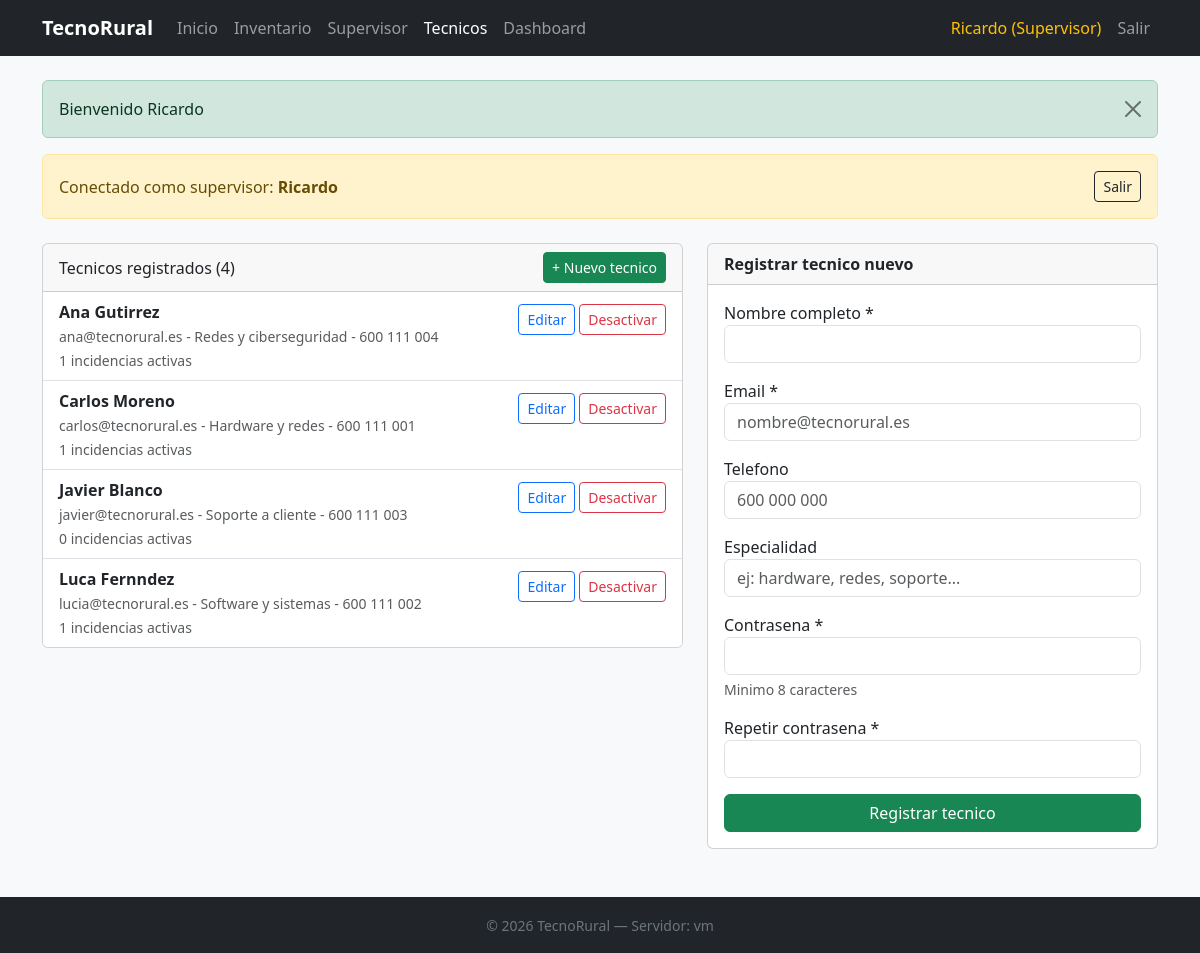
Screenshot of /tecnorural/registro_tecnico.php (signed in) with the database file from the repository.
### tables this page shows
CREATE TABLE IF NOT EXISTS tecnico (
 id INT AUTO_INCREMENT PRIMARY KEY,
 nombre VARCHAR(100) NOT NULL,
 email VARCHAR(100) UNIQUE,
 telefono VARCHAR(20),
 especialidad VARCHAR(100),
 activo TINYINT(1) DEFAULT 1,
 created_at DATETIME DEFAULT CURRENT_TIMESTAMP
);

### tecnorural/registro_tecnico.php (the view, shortened to what this page needs)
<?php
include 'includes/layout.php';
$conn = getDB();
$nombre_supervisor = $_SESSION['supervisor_nombre'];
$tecnicos = $conn->query("
    SELECT t.*,
        (SELECT COUNT(*) FROM incidencia i WHERE i.id_tecnico=t.id AND i.estado IN ('asignada','en_proceso')) as incidencias_activas
    FROM tecnico t
    ORDER BY t.activo DESC, t.nombre
")->fetchAll();
$editando = null;
?>
<div class="container">
<div class="alert alert-warning d-flex justify-content-between align-items-center mb-4">
    <span>Conectado como supervisor: <strong><?php echo htmlspecialchars($nombre_supervisor) ?></strong></span>
    <a href="/logout.php" class="btn btn-sm btn-outline-dark">Salir</a>
</div>
<div class="row g-4">
    <div class="col-md-7">
        <div class="card">
            <div class="card-header d-flex justify-content-between align-items-center">
                <span>Tecnicos registrados (<?php echo count($tecnicos) ?>)</span>
                <a href="/registro_tecnico.php" class="btn btn-sm btn-success">+ Nuevo tecnico</a>
            </div>
            <ul class="list-group list-group-flush">
            <?php foreach($tecnicos as $t) { ?>
                <li class="list-group-item <?php echo !$t['activo'] ? 'text-muted' : '' ?>">
                    <div class="d-flex justify-content-between align-items-start">
                        <div>
                            <strong><?php echo htmlspecialchars($t['nombre']) ?></strong>
                            <br>
                            <small class="text-muted">
                                <?php echo htmlspecialchars($t['email']) ?>
                                <?php if($t['especialidad']) echo ' - ' . htmlspecialchars($t['especialidad']) ?>
                                <?php if($t['telefono']) echo ' - ' . htmlspecialchars($t['telefono']) ?>
                            </small>
                            <br>
                            <small class="text-muted"><?php echo $t['incidencias_activas'] ?> incidencias activas</small>
                        </div>
                        <div class="d-flex gap-1 mt-1">
                            <a href="?editar=<?php echo $t['id'] ?>" class="btn btn-sm btn-outline-primary">Editar</a>
                            <?php if($t['activo']) { ?>
                            <a href="?desactivar=<?php echo $t['id'] ?>" class="btn btn-sm btn-outline-danger"
                               onclick="return confirm('Desactivar a <?php echo addslashes($t['nombre']) ?>?')">
                                Desactivar
                            </a>
                            <?php } else { ?>
                            <a href="?activar=<?php echo $t['id'] ?>" class="btn btn-sm btn-outline-success">Activar</a>
                            <?php } ?>
                        </div>
                    </div>
                </li>
            <?php }  ?>
            </ul>
        </div>
    </div>
    <div class="col-md-5">
        <div class="card">
            <div class="card-header fw-bold">
                <?php echo $editando ? 'Editar tecnico' : 'Registrar tecnico nuevo' ?>
            </div>
            <div class="card-body">
                <?php if($editando) { ?>
                <form method="POST">
                    <input type="hidden" name="id" value="<?php echo $editando['id'] ?>">
                    <div class="mb-3">
                        <label>Nombre *</label>
                        <input type="text" name="nombre" class="form-control" required
                               value="<?php echo htmlspecialchars($editando['nombre']) ?>">
                    </div>
                    <div class="mb-3">
                        <label>Email *</label>
                        <input type="email" name="email" class="form-control" required
                               value="<?php echo htmlspecialchars($editando['email']) ?>">
                    </div>
                    <div class="mb-3">
                        <label>Telefono</label>
                        <input type="text" name="telefono" class="form-control"
                               value="<?php echo htmlspecialchars($editando['telefono'] ?? '') ?>">
                    </div>
                    <div class="mb-3">
                        <label>Especialidad</label>
                        <input type="text" name="especialidad" class="form-control"
                               value="<?php echo htmlspecialchars($editando['especialidad'] ?? '') ?>">
                    </div>
                    <div class="mb-3">
                        <label>Nueva contrasena</label>
                        <input type="password" name="password" class="form-control">
                        <div class="form-text">Dejalo vacio si no quieres cambiarla</div>
                    </div>
                    <div class="mb-3">
                        <label>Repetir contrasena</label>
                        <input type="password" name="password2" class="form-control">
                    </div>
                    <div class="form-check mb-3">
                        <input type="checkbox" name="activo" class="form-check-input" id="cb_activo" value="1"
                               <?php echo $editando['activo'] ? 'checked' : '' ?>>
                        <label class="form-check-label" for="cb_activo">Tecnico activo</label>
                    </div>
                    <div class="d-flex gap-2">
                        <button type="submit" name="editar_tecnico" class="btn btn-success">Guardar cambios</button>
                        <a href="/registro_tecnico.php" class="btn btn-secondary">Cancelar</a>
                    </div>
                </form>
                <?php } else { ?>
                <form method="POST">
                    <div class="mb-3">
                        <label>Nombre completo *</label>
                        <input type="text" name="nombre" class="form-control" required autofocus>
                    </div>
                    <div class="mb-3">
                        <label>Email *</label>
                        <input type="email" name="email" class="form-control" required
                               placeholder="nombre@tecnorural.es">
                    </div>
                    <div class="mb-3">
                        <label>Telefono</label>
                        <input type="text" name="telefono" class="form-control" placeholder="600 000 000">
                    </div>
                    <div class="mb-3">
                        <label>Especialidad</label>
                        <input type="text" name="especialidad" class="form-control"
                               placeholder="ej: hardware, redes, soporte...">
                    </div>
                    <div class="mb-3">
                        <label>Contrasena *</label>
                        <input type="password" name="password" class="form-control" required>
                        <div class="form-text">Minimo 8 caracteres</div>
                    </div>
                    <div class="mb-3">
                        <label>Repetir contrasena *</label>
                        <input type="password" name="password2" class="form-control" required>
                    </div>
                    <button type="submit" name="crear_tecnico" class="btn btn-success w-100">
                        Registrar tecnico
                    </button>
                </form>
                <?php } ?>
            </div>
        </div>
    </div>
</div>
</div>

### rows the page displays
tecnico: nombre "Ana Gutirrez", email "ana@tecnorural.es", especialidad "Redes y ciberseguridad", telefono "600 111 004", incidencias_activas "1"
tecnico: nombre "Carlos Moreno", email "carlos@tecnorural.es", especialidad "Hardware y redes", telefono "600 111 001", incidencias_activas "1"
tecnico: nombre "Javier Blanco", email "javier@tecnorural.es", especialidad "Soporte a cliente", telefono "600 111 003", incidencias_activas "0"
tecnico: nombre "Luca Fernndez", email "lucia@tecnorural.es", especialidad "Software y sistemas", telefono "600 111 002", incidencias_activas "1"

### other values shown
$label "Inicio"
$label "Inventario"
$label "Supervisor"
$label "Tecnicos"
$label "Dashboard"
$_SESSION['supervisor_nombre'] "Ricardo"
$f['msg'] "Bienvenido Ricardo"
$nombre_supervisor "Ricardo"
count($tecnicos) "4"
gethostname() "vm"
